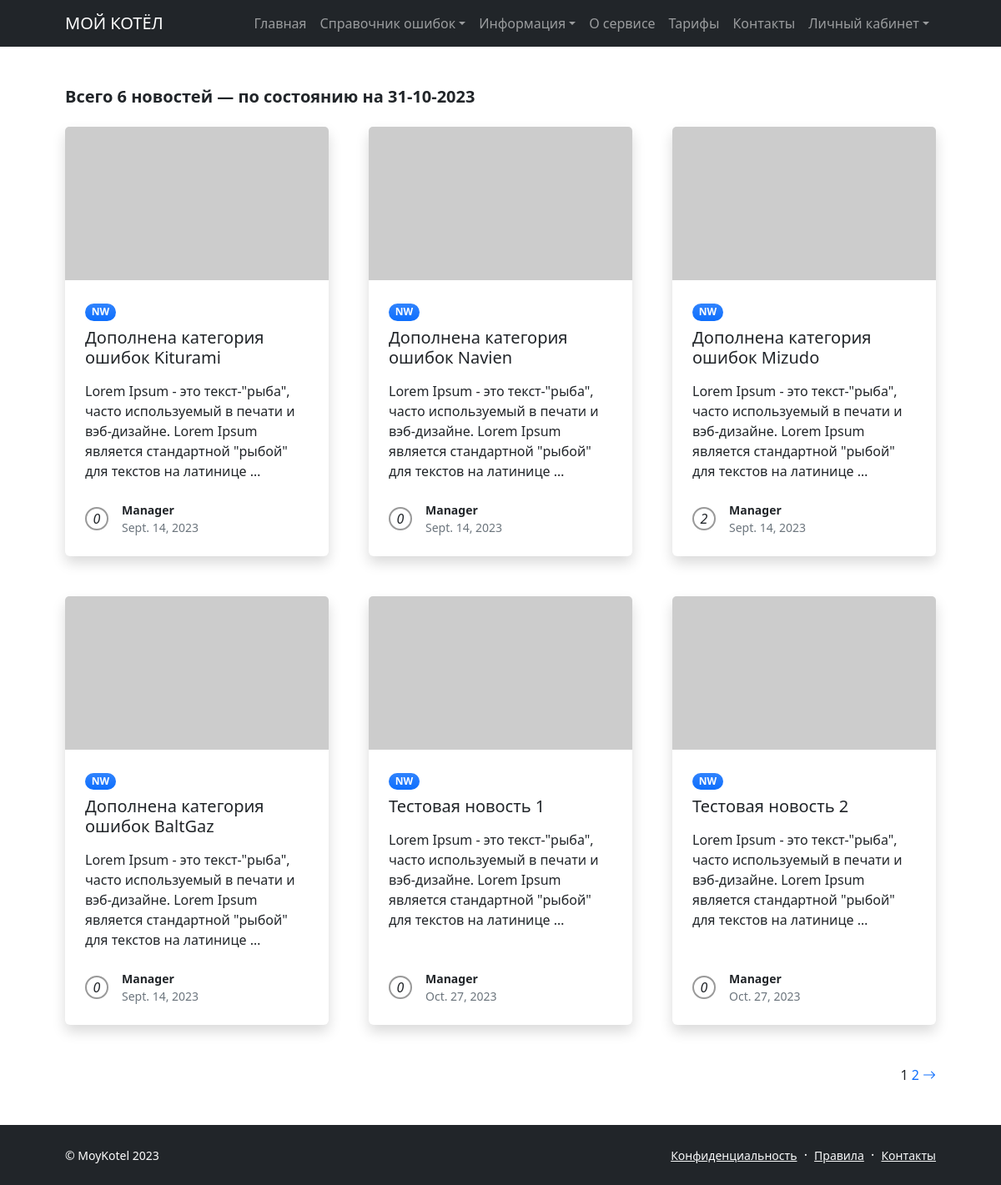
Page /news/ on the committed database.
### moykotel/models.py (models this page shows, shortened)
class Post(models.Model):
    post_author = models.ForeignKey(
        Author,
        on_delete=models.CASCADE,
        related_name='author'
    )
    post_category = models.ManyToManyField(
        Category,
        through='PostCategory',
        related_name='posts'
    )
    post_title = models.CharField(
        max_length=56,
        db_index=True,
        unique=True
    )
    post_text = models.TextField()
    post_date = models.DateField(auto_now_add=True)
    post_rating = models.SmallIntegerField(default=0)
    ARTICLE = 'AR'
    NEWS = 'NW'
    CATEGORY_TYPES = [
        (ARTICLE, "Статья"),
        (NEWS, "Новость")
    ]
    post_type = models.CharField(max_length=2, choices=CATEGORY_TYPES, default=ARTICLE)
    def preview(self):
        return self.post_text[0:124] + "..."

class Author(models.Model):
    author_user = models.OneToOneField(User, on_delete=models.CASCADE)
    author_rating = models.SmallIntegerField(default=0)

### moykotel/views.py (the view)
# urls.py: path('news/', NewsList.as_view(), name='news_list'),
class NewsList(ListView):
    model = Post
    ordering = 'post_date'
    template_name = 'moykotel/news.html'
    context_object_name = 'news'
    queryset = Post.objects.filter(post_type__contains='NW')  # отфильтровываем новости
    paginate_by = 6
    def get_context_data(self, **kwargs):
        context = super().get_context_data(**kwargs)
        context['time_now'] = datetime.utcnow()
        return context

### moykotel/templatetags/custom_filters.py (called while the page is built)
@register.filter()
def show(value):
    return f'{value}'

### moykotel/templatetags/custom_tags.py (called while the page is built)
@register.simple_tag()
def copyright(format_string='%Y'):
   return f'© MoyKotel {datetime.utcnow().strftime(format_string)}'

### templates/moykotel/news.html (shortened to what this page needs)
{% extends 'moykotel/default.html' %}
{% load custom_filters %}
{% load custom_tags %}
{% block page_content %}
    {% if news %}
            <section class="py-5">
                <div class="container px-5">
                    <h2 class="fw-bolder fs-5 mb-4">Всего {{ news|length }} новостей — по состоянию на {{ time_now|date:'d-m-Y' }}</h2>
                    <div class="row gx-5">
                    {% for article in news %}
                        <div class="col-lg-4 mb-5">
                            <div class="card h-100 shadow border-0">
                                <img class="card-img-top" src="https://dummyimage.com/600x350/ced4da/6c757d" alt="..." />
                                <div class="card-body p-4">
                                    <div class="badge bg-primary bg-gradient rounded-pill mb-2">{{ article.post_type }}</div>
                                    <a class="text-decoration-none link-dark stretched-link" href="{{ article.id }}">
                                        <div class="h5 card-title mb-3">{{ article.post_title }}</div></a>
                                        <p class="card-text mb-0">{{ article.post_text|truncatewords:20 }}</p>
                                </div>
                                <div class="card-footer p-4 pt-0 bg-transparent border-top-0">
                                    <div class="d-flex align-items-end justify-content-between">
                                        <div class="d-flex align-items-center">
                                            <span class="rounded-circle me-3"><i>{{ article.post_rating|show }}</i></span>
                                            <div class="small">
                                                <div class="fw-bold">{{ article.post_author.author_user }}</div>
                                                <div class="text-muted">{{ article.post_date }}</div>
                                            </div>
                                        </div>
                                    </div>
                                </div>
                            </div>
                        </div>
                    {% endfor %}
                    </div>
                    <div class="text-end mb-5 mb-xl-0">
                        {{ page_obj.number }}
                        {% if page_obj.has_next %}
                            <a class="text-decoration-none" href="?page={{ page_obj.next_page_number }}">
                                {{ page_obj.next_page_number }}
                            </a>
                            <a class="text-decoration-none" href="?page={{ page_obj.next_page_number }}">
                                <i class="bi bi-arrow-right"></i>
                            </a>
                        {% endif %}
                    </div>
                </div>
            </section>
    {% else %}
        <h3>Постов нет ¯\_(ツ)_/¯</h3>
    {% endif %}
{% endblock page_content %}

### rows in the picture
Post: post_type "NW", post_title "Дополнена категория ошибок Kiturami", post_text "Lorem Ipsum - это текст-\"рыба\", часто используемый в печати и вэб-дизайне. Lorem Ipsum является стандартной \"рыбой\" для текстов на латинице …", post_rating|show "0", post_author.author_user "Manager", post_date "Sept. 14, 2023"
Post: post_type "NW", post_title "Дополнена категория ошибок Navien", post_text "Lorem Ipsum - это текст-\"рыба\", часто используемый в печати и вэб-дизайне. Lorem Ipsum является стандартной \"рыбой\" для текстов на латинице …", post_rating|show "0", post_author.author_user "Manager", post_date "Sept. 14, 2023"
Post: post_type "NW", post_title "Дополнена категория ошибок Mizudo", post_text "Lorem Ipsum - это текст-\"рыба\", часто используемый в печати и вэб-дизайне. Lorem Ipsum является стандартной \"рыбой\" для текстов на латинице …", post_rating|show "2", post_author.author_user "Manager", post_date "Sept. 14, 2023"
Post: post_type "NW", post_title "Дополнена категория ошибок BaltGaz", post_text "Lorem Ipsum - это текст-\"рыба\", часто используемый в печати и вэб-дизайне. Lorem Ipsum является стандартной \"рыбой\" для текстов на латинице …", post_rating|show "0", post_author.author_user "Manager", post_date "Sept. 14, 2023"
Post: post_type "NW", post_title "Тестовая новость 1", post_text "Lorem Ipsum - это текст-\"рыба\", часто используемый в печати и вэб-дизайне. Lorem Ipsum является стандартной \"рыбой\" для текстов на латинице …", post_rating|show "0", post_author.author_user "Manager", post_date "Oct. 27, 2023"
Post: post_type "NW", post_title "Тестовая новость 2", post_text "Lorem Ipsum - это текст-\"рыба\", часто используемый в печати и вэб-дизайне. Lorem Ipsum является стандартной \"рыбой\" для текстов на латинице …", post_rating|show "0", post_author.author_user "Manager", post_date "Oct. 27, 2023"

### other values in the picture
{{ news|length }} "6"
{{ time_now|date:'d-m-Y' }} "31-10-2023"
{{ page_obj.number }} "1"
{{ page_obj.next_page_number }} "2"
